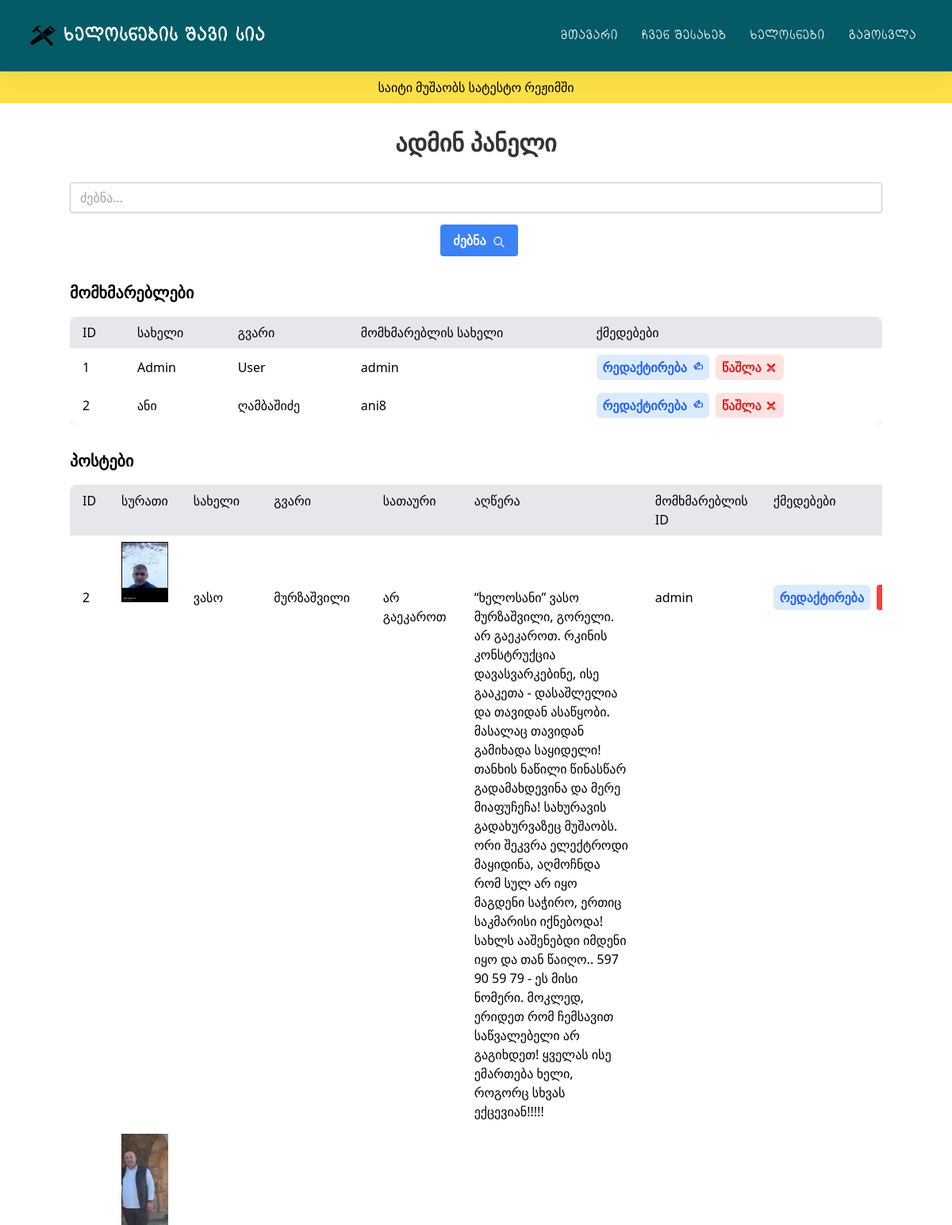
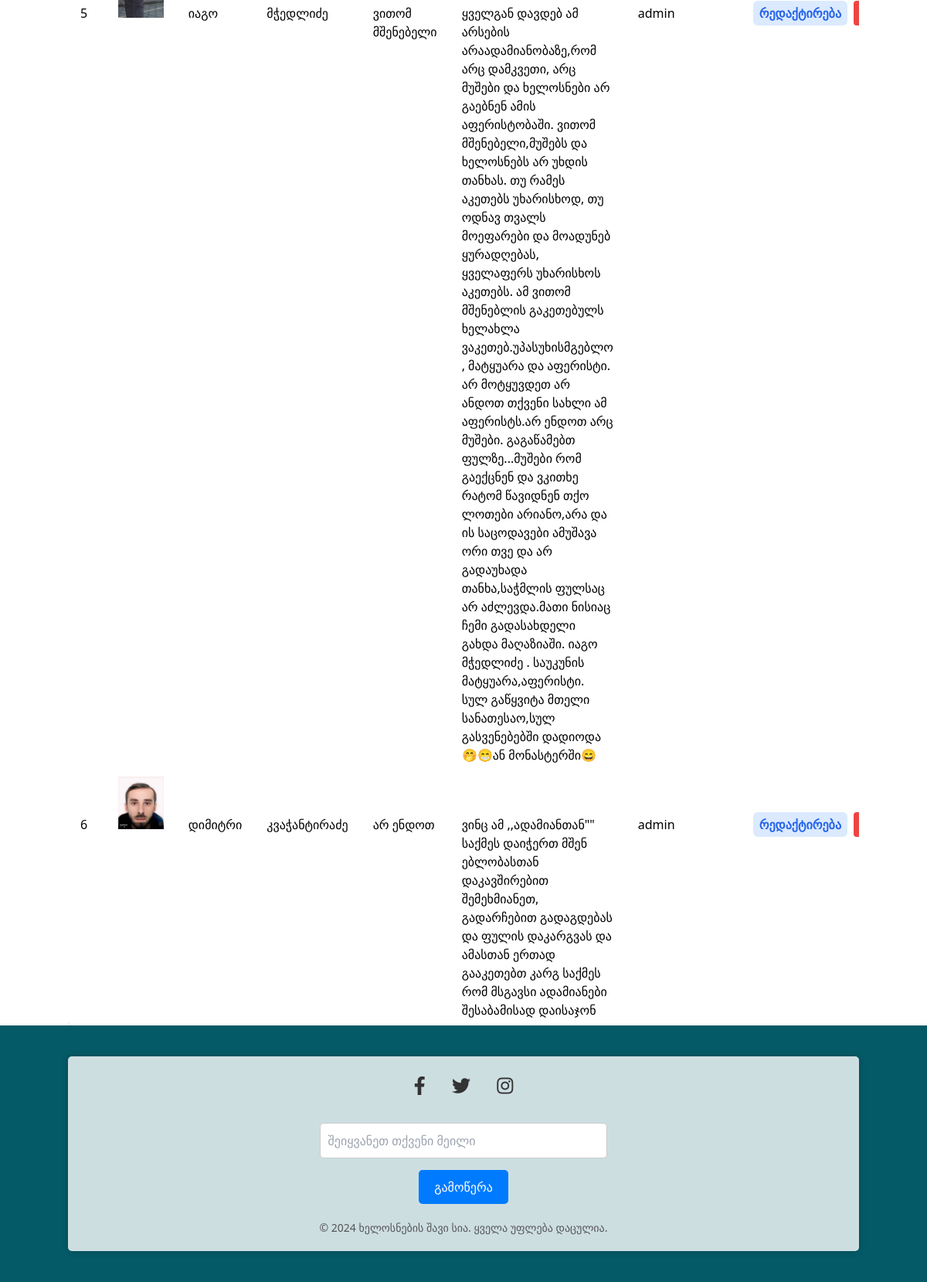
The page /admin (signed in) on the database its author committed (2 pictures, top to bottom).
### main.py (models this page shows, shortened)
class Users(db.Model):
    __tablename__ = "users"
    id = db.Column(db.Integer, primary_key=True)
    name = db.Column(db.String(10), unique=False, nullable=False)
    surname = db.Column(db.String(30), unique=False, nullable=False)
    username = db.Column(db.String(30), unique=True, nullable=False)
    password = db.Column(db.String(128), nullable=False)
    is_admin = db.Column(db.Boolean, default=False, nullable=False)
    posts = db.relationship("Posts", backref="author", lazy=True)

class Posts(db.Model):
    __tablename__ = "posts"
    id = db.Column(db.Integer, primary_key=True)
    name = db.Column(db.String(10), unique=False, nullable=False)
    surname = db.Column(db.String(30), unique=False, nullable=False)
    title = db.Column(db.String(100), unique=False, nullable=False)
    content = db.Column(db.String(1000), unique=False, nullable=False)
    photo = db.Column(db.String(100), nullable=True)  # New column for photo
    user_id = db.Column(db.Integer, db.ForeignKey("users.id"), nullable=False)
    date = db.Column(db.DateTime, default=datetime.utcnow)

### main.py (the view)
@app.route("/admin", methods=["GET", "POST"])
@admin_required
def admin():
    search_query = request.args.get("search")
    if search_query:
        users = Users.query.filter(
            (Users.name.like(f"%{search_query}%"))
            | (Users.surname.like(f"%{search_query}%"))
            | (Users.username.like(f"%{search_query}%"))
        ).all()
        posts = Posts.query.filter(
            (Posts.name.like(f"%{search_query}%"))
            | (Posts.surname.like(f"%{search_query}%"))
            | (Posts.title.like(f"%{search_query}%"))
            | (Posts.content.like(f"%{search_query}%"))
        ).all()
    else:
        users = Users.query.all()
        posts = Posts.query.all()
    return render_template(
        "admin.html", users=users, posts=posts, navigation_items=navigation_items
    )

### main.py (called while the page is built)
def admin_required(f):
    @wraps(f)
    def decorated_function(*args, **kwargs):
        if "username" not in session:
            flash("გთხოვთ ჯერ სისტემაში შეხვიდეთ.", "warning")
            return redirect(url_for("login"))
        user = Users.query.filter_by(username=session["username"]).first()
        if user is None:
            flash("მომხმარებელი არ მოიძებნა", "danger")
            return redirect(url_for("home"))
        if not user.is_admin:
            flash("დაშვებული არ არის", "danger")
            return redirect(url_for("home"))
        return f(*args, **kwargs)
    return decorated_function

### templates/admin.html (shortened to what this page needs)
{% extends "base.html" %}
{% block content %}
<div class="container mx-auto">
    <h2 class="text-3xl font-bold text-center my-8">ადმინ პანელი</h2>
    <div class="mb-8">
        <form method="GET" action="{{ url_for('admin') }}" class="flex justify-center">
            <input type="text" name="search" placeholder="ძებნა..."
                class="shadow appearance-none border rounded w-full py-2 px-3 text-gray-700 leading-tight focus:outline-none focus:shadow-outline">
            <button type="submit"
                class="bg-blue-500 hover:bg-blue-700 text-white font-bold py-2 px-4 rounded focus:outline-none focus:shadow-outline ml-2">
                ძებნა
                <svg class="w-4 h-4 inline-block ml-1" fill="none" stroke="currentColor" viewBox="0 0 24 24"
                    xmlns="http://www.w3.org/2000/svg">
                    <path stroke-linecap="round" stroke-linejoin="round" stroke-width="2"
                        d="M21 21l-4.35-4.35M17 10A7 7 0 1 1 3 10a7 7 0 0 1 14 0z">
                    </path>
                </svg>
            </button>
        </form>
    </div>
    <section class="mb-8">
        <h3 class="text-xl font-bold mb-4">მომხმარებლები</h3>
        <div class="overflow-x-auto">
            <table class="min-w-full bg-white shadow-md rounded-lg overflow-hidden">
                <thead class="bg-gray-200 text-left">
                    <tr>
                        <th class="py-2 px-4">ID</th>
                        <th class="py-2 px-4">სახელი</th>
                        <th class="py-2 px-4">გვარი</th>
                        <th class="py-2 px-4">მომხმარებლის სახელი</th>
                        <th class="py-2 px-4">ქმედებები</th>
                    </tr>
                </thead>
                <tbody>
                    {% for user in users %}
                    <tr>
                        <td class="py-2 px-4">{{ user.id }}</td>
                        <td class="py-2 px-4">{{ user.name }}</td>
                        <td class="py-2 px-4">{{ user.surname }}</td>
                        <td class="py-2 px-4">{{ user.username }}</td>
                        <td class="py-2 px-4 flex space-x-2">
                            <a href="{{ url_for('edit_user', user_id=user.id) }}"
                                class="text-blue-600 hover:text-blue-800 px-2 py-1 rounded-md bg-blue-100 hover:bg-blue-200 flex items-center">
                                რედაქტირება
                            </a>
                            <a href="{{ url_for('delete_user', user_id=user.id) }}"
                                class="text-red-600 hover:text-red-800 px-2 py-1 rounded-md bg-red-100 hover:bg-red-200 flex items-center">
                                წაშლა
                            </a>
                        </td>
                    </tr>
                    {% endfor %}
                </tbody>
            </table>
        </div>
    </section>
    <section>
        <h3 class="text-xl font-bold mb-4">პოსტები</h3>
        <div class="overflow-x-auto">
            <table class="min-w-full bg-white shadow-md rounded-lg overflow-hidden">
                <thead class="bg-gray-200 text-left">
                    <tr>
                        <th class="py-2 px-4">ID</th>
                        <th class="py-2 px-4">სურათი</th>
                        <th class="py-2 px-4">სახელი</th>
                        <th class="py-2 px-4">გვარი</th>
                        <th class="py-2 px-4">სათაური</th>
                        <th class="py-2 px-4">აღწერა</th>
                        <th class="py-2 px-4">მომხმარებლის ID</th>
                        <th class="py-2 px-4">ქმედებები</th>
                    </tr>
                </thead>
                <tbody>
                    {% for post in posts %}
                    <tr>
                        <td class="py-2 px-4">{{ post.id }}</td>
                        <td class="px-4 py-2 border-b">
                            {% if post.photo %}
                            <img src="{{ url_for('static', filename='uploads/' ~ post.photo) }}" alt="Post Photo"
                                width="100">
                            {% else %}
                            No Photo
                            {% endif %}
                        </td>
                        <td class="py-2 px-4">{{ post.name }}</td>
                        <td class="py-2 px-4">{{ post.surname }}</td>
                        <td class="py-2 px-4">{{ post.title }}</td>
                        <td class="py-2 px-4">{{ post.content }}</td>
                        <td class="py-2 px-4">{{ post.author.username }}</td>
                        <td class="py-2 px-4 flex space-x-2">
                            <a href="{{ url_for('edit_post', post_id=post.id) }}"
                                class="text-blue-600 hover:text-blue-800 px-2 py-1 rounded-md bg-blue-100 hover:bg-blue-200">რედაქტირება</a>
                            <form method="POST" action="{{ url_for('delete_post_admin', post_id=post.id) }}">
                                <button type="submit"
                                    class="bg-red-500 hover:bg-red-700 text-white font-bold py-1 px-3 rounded">წაშლა</button>
                            </form>
                        </td>
                    </tr>
                    {% endfor %}
                </tbody>
            </table>
        </div>
    </section>
</div>
{% endblock %}

### templates/base.html (shortened to what this page needs)
<!DOCTYPE html>
<html lang="en">
<head>
    <link rel="stylesheet" type="text/css" href="{{ url_for('static', filename='style/reset.css') }}">
    <link rel="stylesheet" type="text/css" href="{{ url_for('static', filename='style/output.css') }}">
    <link rel="stylesheet" type="text/css" href="{{ url_for('static', filename='style/main.css') }}">
    <link rel="stylesheet" type="text/css" href="{{ url_for('static', filename='style/fonts.css') }}">
    <link rel="stylesheet" type="text/css" href="{{ url_for('static', filename='style/responsive.css') }}">
    <link rel="stylesheet" href="https://cdnjs.cloudflare.com/ajax/libs/font-awesome/5.15.3/css/all.min.css">
</head>
<body>
    <header class="header">
        <nav>
            <div class="logo">
                <a href="/"><img class="main_logo" src="{{ url_for('static', filename='images/logo.png') }}" alt="ლოგო">
                    ხელოსნების შავი სია</a>
            </div>
            <ul class="menu">
                {% for item in navigation_items %}
                <li><a href="{{ item.url }}">{{ item.label }}</a></li>
                {% endfor %}
                {% if not session.username %}
                <li><a href="{{ url_for('login') }}">შესვლა</a></li>
                <li><a href="{{ url_for('register') }}">რეგისტრაცია</a></li>
                {% else %}
                <li><a href="{{ url_for('logout') }}">გამოსვლა</a></li>
                {% endif %}
            </ul>
        </nav>
    </header>
    <div class="notification-banner bg-yellow-300 text-center p-2">
        <p>საიტი მუშაობს სატესტო რეჟიმში</p>
    </div>
    {% block content %}{% endblock %}
    {% block footer %}
    {% include "footer.html" %}
    {% endblock %}
</body>
</html>

### templates/footer.html
<footer class="footer">
    <div class="container mx-auto footer-container">
        <div class="footer-content">
            <div class="social-icons">
                <a href="https://www.facebook.com/groups/350024272073506" target="_blank" class="social-icon"><i class="fab fa-facebook-f"></i></a>
                <a href="#" target="_blank" class="social-icon"><i class="fab fa-twitter"></i></a>
                <a href="#" target="_blank" class="social-icon"><i class="fab fa-instagram"></i></a>
            </div>
            <div class="subscribe">
                <input type="email" placeholder="შეიყვანეთ თქვენი მეილი" class="subscribe-input">
                <button class="subscribe-btn">გამოწერა</button>
            </div>
            <p class="footer-text">© 2024 ხელოსნების შავი სია. ყველა უფლება დაცულია.</p>
        </div>
    </div>
</footer>

### static/style/main.css (style rules this page uses)
:root { --shss: #055a67; }
* { padding: 0; margin: 0; box-sizing: border-box; font-family: sans-serif; text-decoration: none; list-style: none; }
.header { position: sticky; top: 0; width: 100%; box-shadow: 0 4px 20px hsla(207, 24%, 35%, 0.1); background-color: #055a67; z-index: 1; }
nav { display: flex; justify-content: space-between; align-items: center; padding: 20px 30px; }
.logo a { display: flex; align-items: center; font-family: "ALK Life", sans-serif; font-size: 24px; font-weight: bold; color: #fff; }
.menu { display: flex; justify-content: center; align-items: center; }
.menu a { display: block; font-family: "ALK Life", sans-serif; padding: 7px 15px; font-size: 17px; font-weight: 500; transition: 0.2s all ease-in-out; color: #fff; }
.main_logo { width: 50px; }
* { font-family: Nunito, sans-serif; }
* { box-sizing: border-box; }
img { vertical-align: middle; }
*, *::before, *::after { box-sizing: border-box; }
.footer-container { box-shadow: 0 0 10px rgba(0, 0, 0, 0.2); background-color: rgba(255, 255, 255, 0.8); padding: 20px; border-radius: 5px; text-align: center; display: flex; flex-direction: column; align-items: center; }
h2 { margin-bottom: 20px; font-size: 35px; font-weight: bolder; color: #333; }
form { display: flex; flex-direction: column; align-items: center; }
input { padding: 10px; margin-bottom: 15px; border: 1px solid #ccc; border-radius: 3px; width: 30%; }
.footer input { width: 100%; }
a { text-decoration: none; color: var(--shss); font-weight: bold; }
.footer { background-color: var(--shss); color: #333; padding: 40px 0; text-align: center; }
.footer-content { max-width: 1200px; margin: 0 auto; padding: 0 20px; }
.social-icons { margin-bottom: 30px; }
.social-icon { display: inline-block; margin: 0 15px; font-size: 24px; color: #333; transition: transform 0.3s ease-in-out; }
.subscribe { align-items: center; max-width: 400px; margin: 0 auto; margin-top: 20px; }
.subscribe-input { flex: 1; padding: 10px; border: 1px solid #ccc; border-radius: 5px; }
.subscribe-btn { background-color: #007bff; color: #fff; padding: 10px 20px; border: none; border-radius: 5px; cursor: pointer; transition: background-color 0.3s ease-in-out; }
.footer-text { margin-top: 20px; font-size: 14px; color: #555; }

### rows shown on the page
Users: id "1", name "Admin", surname "User", username "admin"
Users: id "2", name "ანი", surname "ღამბაშიძე", username "ani8"
Posts: id "2", photo (picture), name "ვასო", surname "მურზაშვილი", title "არ გაეკაროთ", content "“ხელოსანი” ვასო მურზაშვილი, გორელი. არ გაეკაროთ. რკინის კონსტრუქცია დავასვარკებინე, ისე გააკეთა - დასაშლელია და თავიდან ასაწყობი. მასალაც თავიდან გამიხადა საყიდელი! თანხის ნაწილი წინასწარ გადამახდევინა და მერე მიაფუჩეჩა! სახურავის გადახურვაზეც მუშაობს. ორი შეკვრა ელექტროდი მაყიდინა, აღმოჩნდა რომ სულ არ იყო მაგდენი საჭირო, ერთიც საკმარისი იქნებოდა! სახლს ააშენებდი იმდენი იყო და თან წაიღო.. 597 90 59 79 - ეს მისი ნომერი. მოკლედ, ერიდეთ რომ ჩემსავით საწვალებელი არ გაგიხდეთ! ყველას ისე ემართება ხელი, როგორც სხვას ექცევიან!!!!!", author.username "admin"
Posts: id "5", photo (picture), name "იაგო", surname "მჭედლიძე", title "ვითომ მშენებელი", content "ყველგან დავდებ ამ არსების არაადამიანობაზე,რომ არც დამკვეთი, არც მუშები და ხელოსნები არ გაებნენ ამის აფერისტობაში. ვითომ მშენებელი,მუშებს და ხელოსნებს არ უხდის თანხას. თუ რამეს აკეთებს უხარისხოდ, თუ ოდნავ თვალს მოეფარები და მოადუნებ ყურადღებას, ყველაფერს უხარისხოს აკეთებს. ამ ვითომ მშენებლის გაკეთებულს ხელახლა ვაკეთებ.უპასუხისმგებლო , მატყუარა და აფერისტი. არ მოტყუვდეთ არ ანდოთ თქვენი სახლი ამ აფერისტს.არ ენდოთ არც მუშები. გაგაწამებთ ფულზე...მუშები რომ გაექცნენ და ვკითხე რატომ წავიდნენ თქო ლოთები არიანო,არა და ის საცოდავები ამუშავა ორი თვე და არ გადაუხადა თანხა,საჭმლის ფულსაც არ აძლევდა.მათი ნისიაც ჩემი გადასახდელი გახდა მაღაზიაში. იაგო მჭედლიძე . საუკუნის მატყუარა,აფერისტი. სულ გაწყვიტა…", author.username "admin"
Posts: id "6", photo (picture), name "დიმიტრი", surname "კვაჭანტირაძე", title "არ ენდოთ", content "ვინც ამ ,,ადამიანთან\"\" საქმეს დაიჭერთ მშენ ებლობასთან დაკავშირებით შემეხმიანეთ, გადარჩებით გადაგდებას და ფულის დაკარგვას და ამასთან ერთად გააკეთებთ კარგ საქმეს რომ მსგავსი ადამიანები შესაბამისად დაისაჯონ", author.username "admin"

### other values the page prints
{{ item.label }} "მთავარი" "ჩვენ შესახებ" "ხელოსნები"
